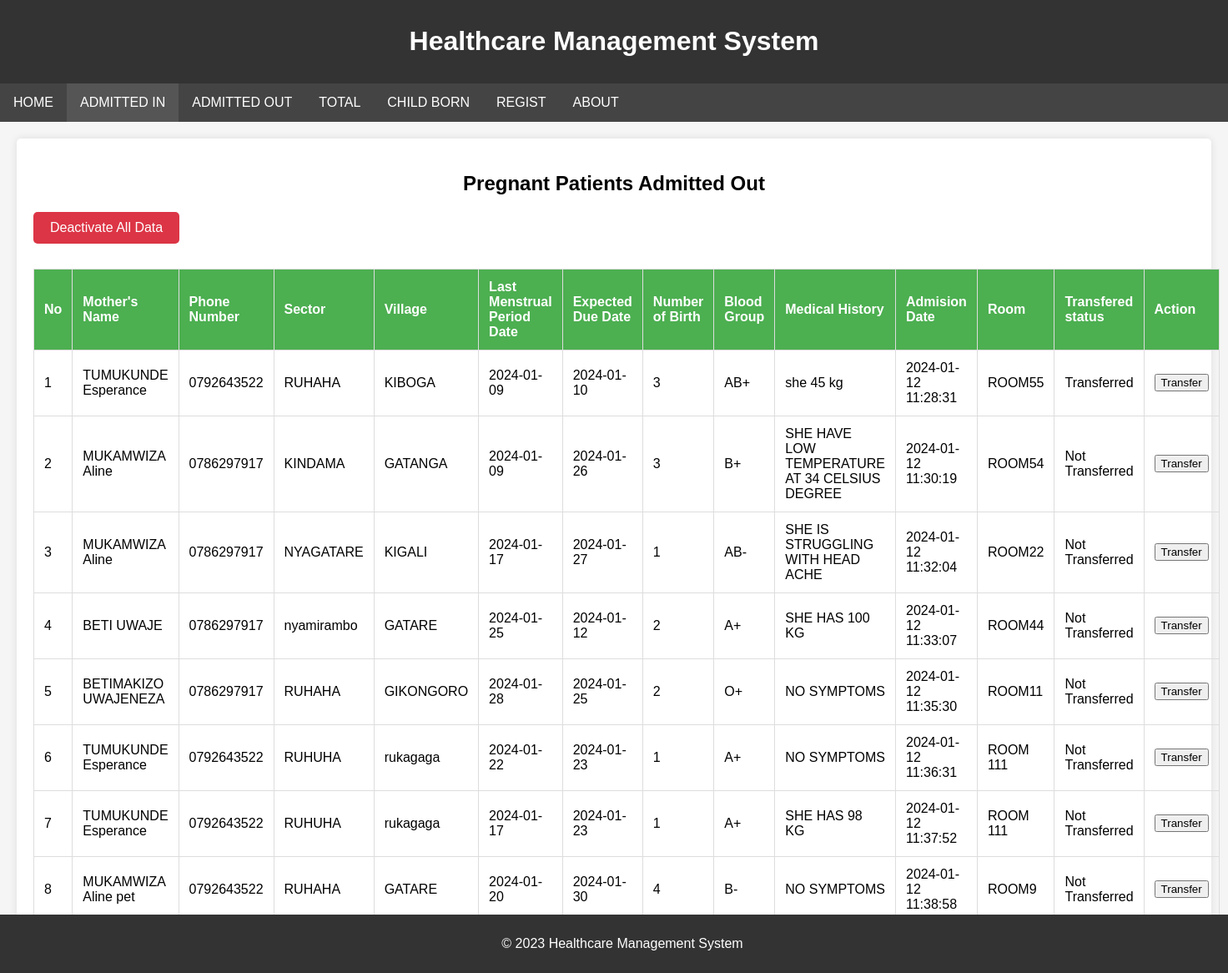
The app's page /pregnantwebV1.0/admitedin.php (signed in) with its own data.
### tables this page shows
CREATE TABLE `admitedin` (
  `id` int(11) NOT NULL,
  `FirstName` varchar(255) NOT NULL,
  `LastName` varchar(255) NOT NULL,
  `ContactNumber` varchar(15) NOT NULL,
  `Sector` varchar(255) NOT NULL,
  `Village` varchar(255) NOT NULL,
  `LastMenstrualPeriod` date NOT NULL,
  `ExpectedDueDate` date NOT NULL,
  `NumberOfBirth` int(11) NOT NULL,
  `BloodGroup` varchar(5) NOT NULL,
  `MedicalHistory` text DEFAULT NULL,
  `AdmissionDate` timestamp NOT NULL DEFAULT current_timestamp(),
  `Room` varchar(255) NOT NULL,
  `TransferStatus` varchar(20) DEFAULT 'Not Transferred'
);

### pregnantwebV1.0/admitedin.php (the view, shortened to what this page needs)
<!DOCTYPE html>
<html lang="en">
<head>
    <link rel="stylesheet" href="admitedout.css">
</head>
<body>
    <header>
        <h1>Healthcare Management System</h1>
    </header>
    <nav>
        <ul>
            <li><a href="landing.php">HOME</a></li>
            <li><a class="active" href="admitedin.php">ADMITTED IN</a></li>
            <li><a href="admitedout.php">ADMITTED OUT</a></li>
            <li><a href="total.php">TOTAL</a></li>
            <li><a href="child.php">CHILD BORN</a></li>
            <li><a href="admitedin_form.php">REGIST</a></li>
            <li><a href="about.php">ABOUT</a></li>
        </ul>
    </nav>
    <main>
        <section>
            <center><h2>Pregnant Patients Admitted Out</h2></center>
			<button class="deactivate-button" onclick="deactivateAllData()">Deactivate All Data</button>
            <table>
                <thead>
                    <tr>
                        <th>No</th>
                        <th>Mother's Name</th>
                        <th>Phone Number</th>
                        <th>Sector</th>
                        <th>Village</th>
                        <th>Last Menstrual Period Date</th>
                        <th>Expected Due Date</th>
                        <th>Number of Birth</th>
                        <th>Blood Group</th>
                        <th>Medical History </th>
                        <th>Admision Date</th>
                        <th>Room </th>
						<th>Transfered status</th>
						 <th>Action</th>
                    </tr>
                </thead>
                <tbody>
                    <?php
                    $servername = "localhost";
                    $username = "root";
                    $password = "";
                    $dbname = "pregnant";
                    $conn = new mysqli($servername, $username, $password, $dbname);
                    $sql = "SELECT * FROM admitedin";
                    $result = $conn->query($sql);
                    if ($result->num_rows > 0) {
                        while ($row = $result->fetch_assoc()) {
                            echo "<tr id=\"record-{$row['id']}\">
                                 <td>{$row['id']}</td>
                                <td>{$row['FirstName']} {$row['LastName']} </td>
                                <td>{$row['ContactNumber']}</td>
                                <td>{$row['Sector']}</td>
                                <td>{$row['Village']}</td>
                                <td>{$row['LastMenstrualPeriod']}</td>
                                <td>{$row['ExpectedDueDate']}</td>
                                <td>{$row['NumberOfBirth']}</td>
                                <td>{$row['BloodGroup']}</td>
                                <td>{$row['MedicalHistory']}</td>
                                <td>{$row['AdmissionDate']}</td>
                                <td>{$row['Room']}</td>
                                <td>{$row['TransferStatus']}</td>
						   <td><button onclick=\"transferPatient({$row['id']})\">Transfer</button></td>
                           </tr>";
                        }
                    } else {
                        echo "<tr><td colspan='12'>No records found</td></tr>";
                    }
                    ?>
                </tbody>
            </table>
        </section>
    </main>
    <footer>
        <p>&copy; 2023 Healthcare Management System</p>
    </footer>
</body>
</html>

### pregnantwebV1.0/admitedout.css (style rules this page uses)
body { font-family: 'Arial', sans-serif; margin: 0; padding: 0; background-color: #f5f5f5; }
header { background-color: #333; color: white; text-align: center; padding: 10px; }
nav { background-color: #444; }
nav ul { list-style-type: none; margin: 0; padding: 0; overflow: hidden; }
nav li { float: left; }
nav a { display: block; color: white; text-align: center; padding: 14px 16px; text-decoration: none; }
.active { background-color: #555; }
main { padding: 20px; }
section { background-color: white; padding: 20px; margin-bottom: 20px; border-radius: 5px; box-shadow: 0 0 10px rgba(0, 0, 0, 0.1); }
table { width: 100%; border-collapse: collapse; margin-top: 20px; }
table, th, td { border: 1px solid #ddd; }
th, td { padding: 12px; text-align: left; }
th { background-color: #4CAF50; color: white; }
footer { background-color: #333; color: white; text-align: center; padding: 10px; position: fixed; width: 100%; bottom: 0; }

### pregnantwebV1.0/admitedin.php (style rules this page uses)
.deactivate-button { margin-bottom: 10px; }
.deactivate-button { background-color: #dc3545; color: #fff; padding: 10px 20px; border: none; border-radius: 5px; cursor: pointer; font-size: 16px; }

### records on screen
admitedin: id "1", FirstName "TUMUKUNDE", LastName "Esperance", ContactNumber "0792643522", Sector "RUHAHA", Village "KIBOGA", LastMenstrualPeriod "2024-01-09", ExpectedDueDate "2024-01-10", NumberOfBirth "3", BloodGroup "AB+", MedicalHistory "she 45 kg", AdmissionDate "2024-01-12 11:28:31", Room "ROOM55", TransferStatus "Transferred"
admitedin: id "2", FirstName "MUKAMWIZA", LastName "Aline", ContactNumber "0786297917", Sector "KINDAMA", Village "GATANGA", LastMenstrualPeriod "2024-01-09", ExpectedDueDate "2024-01-26", NumberOfBirth "3", BloodGroup "B+", MedicalHistory "SHE HAVE LOW TEMPERATURE AT 34 CELSIUS DEGREE", AdmissionDate "2024-01-12 11:30:19", Room "ROOM54", TransferStatus "Not Transferred"
admitedin: id "3", FirstName "MUKAMWIZA", LastName "Aline", ContactNumber "0786297917", Sector "NYAGATARE", Village "KIGALI", LastMenstrualPeriod "2024-01-17", ExpectedDueDate "2024-01-27", NumberOfBirth "1", BloodGroup "AB-", MedicalHistory "SHE IS STRUGGLING WITH HEAD ACHE", AdmissionDate "2024-01-12 11:32:04", Room "ROOM22", TransferStatus "Not Transferred"
admitedin: id "4", FirstName "BETI", LastName "UWAJE", ContactNumber "0786297917", Sector "nyamirambo", Village "GATARE", LastMenstrualPeriod "2024-01-25", ExpectedDueDate "2024-01-12", NumberOfBirth "2", BloodGroup "A+", MedicalHistory "SHE HAS 100 KG", AdmissionDate "2024-01-12 11:33:07", Room "ROOM44", TransferStatus "Not Transferred"
admitedin: id "5", FirstName "BETIMAKIZO", LastName "UWAJENEZA", ContactNumber "0786297917", Sector "RUHAHA", Village "GIKONGORO", LastMenstrualPeriod "2024-01-28", ExpectedDueDate "2024-01-25", NumberOfBirth "2", BloodGroup "O+", MedicalHistory "NO SYMPTOMS", AdmissionDate "2024-01-12 11:35:30", Room "ROOM11", TransferStatus "Not Transferred"
admitedin: id "6", FirstName "TUMUKUNDE", LastName "Esperance", ContactNumber "0792643522", Sector "RUHUHA", Village "rukagaga", LastMenstrualPeriod "2024-01-22", ExpectedDueDate "2024-01-23", NumberOfBirth "1", BloodGroup "A+", MedicalHistory "NO SYMPTOMS", AdmissionDate "2024-01-12 11:36:31", Room "ROOM 111", TransferStatus "Not Transferred"
admitedin: id "7", FirstName "TUMUKUNDE", LastName "Esperance", ContactNumber "0792643522", Sector "RUHUHA", Village "rukagaga", LastMenstrualPeriod "2024-01-17", ExpectedDueDate "2024-01-23", NumberOfBirth "1", BloodGroup "A+", MedicalHistory "SHE HAS 98 KG", AdmissionDate "2024-01-12 11:37:52", Room "ROOM 111", TransferStatus "Not Transferred"
admitedin: id "8", FirstName "MUKAMWIZA", LastName "Aline pet", ContactNumber "0792643522", Sector "RUHAHA", Village "GATARE", LastMenstrualPeriod "2024-01-20", ExpectedDueDate "2024-01-30", NumberOfBirth "4", BloodGroup "B-", MedicalHistory "NO SYMPTOMS", AdmissionDate "2024-01-12 11:38:58", Room "ROOM9", TransferStatus "Not Transferred"
